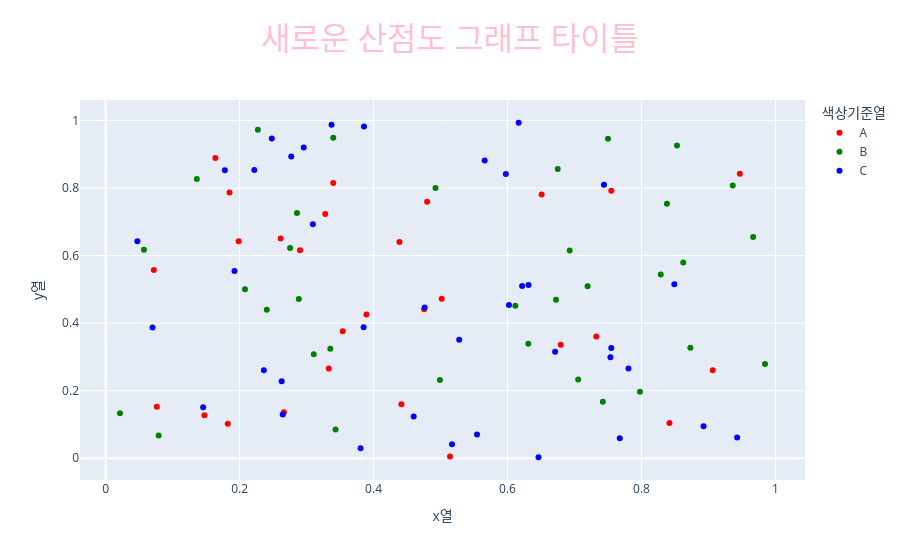

Here is the notebook cell this chart was saved with:
### Code cell
# 산전도그래프 업데이트

import plotly.express as px
import pandas as pd
import numpy as np 

df = pd.DataFrame({
    "x열": np.random.rand(100), 
    "y열": np.random.rand(100),
    "색상기준열": np.random.choice(["A", "B", "C"], 100) 
})


fig = px.scatter(df, x="x열", y="y열", color="색상기준열", category_orders={"색상기준열": ["A", "B", "C"]}, color_discrete_sequence=["red", "green", "blue"],  title="산점도 그래프")


# 굳이 이렇게 하는 이유는 위에 구문에선 타이틀명만 지정할수있지 폰트, 컬러 등 다양한 것들을 지정할 수 없기 때문!
fig.update_layout(
    title={
        "text": "새로운 산점도 그래프 타이틀",
        "font": {
            "size": 32,
            "color": "pink"
        },
        "x":0.5 # 중앙정렬
    }
)

fig.show()

### Figure 1 — Plotly figure (JSON) as saved in the notebook; plotly's stock layout.template omitted (floating-point values rounded to 4 significant figures)
{"data": [{"hovertemplate": "색상기준열=A<br>x열=%{x}<br>y열=%{y}<extra></extra>", "legendgroup": "A", "marker": {"color": "red", "symbol": "circle"}, "mode": "markers", "name": "A", "orientation": "v", "showlegend": true, "type": "scatter", "x": [0.9063, 0.1849, 0.8418, 0.2661, 0.4755, 0.07198, 0.3894, 0.1639, 0.9467, 0.3332, 0.1824, 0.5141, 0.2613, 0.07644, 0.3279, 0.4387, 0.5017, 0.48, 0.7325, 0.7549, 0.2902, 0.4416, 0.1986, 0.354, 0.3398, 0.6794, 0.1475, 0.6509], "xaxis": "x", "y": [0.2608, 0.7864, 0.1042, 0.1364, 0.441, 0.5573, 0.4253, 0.8887, 0.842, 0.2658, 0.1021, 0.005297, 0.6508, 0.1524, 0.723, 0.6401, 0.4718, 0.7593, 0.3607, 0.7917, 0.6157, 0.1601, 0.6424, 0.376, 0.8148, 0.3362, 0.127, 0.7809], "yaxis": "y"}, {"hovertemplate": "색상기준열=B<br>x열=%{x}<br>y열=%{y}<extra></extra>", "legendgroup": "B", "marker": {"color": "green", "symbol": "circle"}, "mode": "markers", "name": "B", "orientation": "v", "showlegend": true, "type": "scatter", "x": [0.675, 0.631, 0.2406, 0.2081, 0.2884, 0.7055, 0.853, 0.05723, 0.2273, 0.499, 0.7196, 0.3354, 0.4925, 0.75, 0.2754, 0.6723, 0.6928, 0.838, 0.9844, 0.07913, 0.8623, 0.7977, 0.3108, 0.1361, 0.8287, 0.7424, 0.3432, 0.3398, 0.9667, 0.02148, 0.2857, 0.9362, 0.6117, 0.873], "xaxis": "x", "y": [0.8563, 0.3391, 0.4397, 0.5003, 0.4716, 0.2332, 0.9257, 0.6169, 0.9726, 0.2317, 0.509, 0.3243, 0.8002, 0.9459, 0.6224, 0.4689, 0.6146, 0.7531, 0.2789, 0.06705, 0.5798, 0.1966, 0.3081, 0.8266, 0.5441, 0.1672, 0.0852, 0.9487, 0.6551, 0.1331, 0.7259, 0.8073, 0.4517, 0.3268], "yaxis": "y"}, {"hovertemplate": "색상기준열=C<br>x열=%{x}<br>y열=%{y}<extra></extra>", "legendgroup": "C", "marker": {"color": "blue", "symbol": "circle"}, "mode": "markers", "name": "C", "orientation": "v", "showlegend": true, "type": "scatter", "x": [0.1456, 0.3094, 0.5171, 0.4763, 0.2771, 0.7536, 0.6218, 0.5659, 0.4599, 0.3852, 0.1924, 0.2957, 0.2482, 0.7676, 0.5278, 0.2645, 0.178, 0.2628, 0.3806, 0.7806, 0.222, 0.6313, 0.6711, 0.5545, 0.5974, 0.7439, 0.6462, 0.07, 0.8927, 0.8491, 0.7549, 0.6022, 0.6167, 0.04741, 0.9427, 0.3857, 0.2363, 0.3373], "xaxis": "x", "y": [0.1509, 0.6929, 0.04169, 0.446, 0.893, 0.2988, 0.5101, 0.8813, 0.1237, 0.3879, 0.5542, 0.9195, 0.9467, 0.05937, 0.3508, 0.1292, 0.8528, 0.2276, 0.02932, 0.2654, 0.8534, 0.5127, 0.3152, 0.07006, 0.8412, 0.8098, 0.002974, 0.387, 0.09445, 0.515, 0.3261, 0.4534, 0.9931, 0.6422, 0.06118, 0.9823, 0.2608, 0.9874], "yaxis": "y"}], "layout": {"legend": {"title": {"text": "색상기준열"}, "tracegroupgap": 0}, "title": {"font": {"color": "pink", "size": 32}, "text": "새로운 산점도 그래프 타이틀", "x": 0.5}, "xaxis": {"anchor": "y", "domain": [0, 1], "title": {"text": "x열"}}, "yaxis": {"anchor": "x", "domain": [0, 1], "title": {"text": "y열"}}}}
